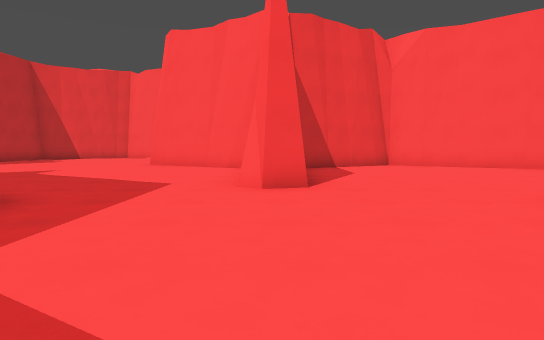
view 1 (above)

24 first-person views from a walk through a 3-D level made in the Godot game engine. The camera is 1.2 m above the floor, tilts 4° down and sees 75° across. The floor is counted in squares, 1.74 m on a side. Each view is taken from the middle of a square. On the plan, view 1 faces up. The plan holds only what a view shows up to about 11 squares ahead; the rest is blank. The place goes on beyond the plan.

view 2
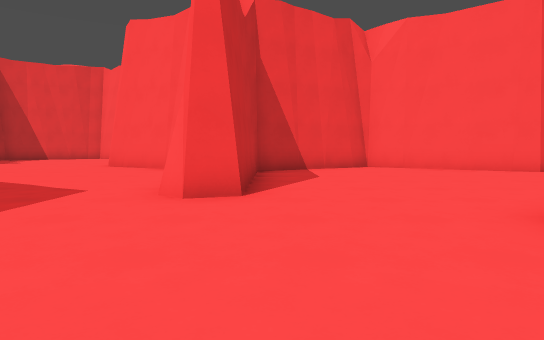

view 3
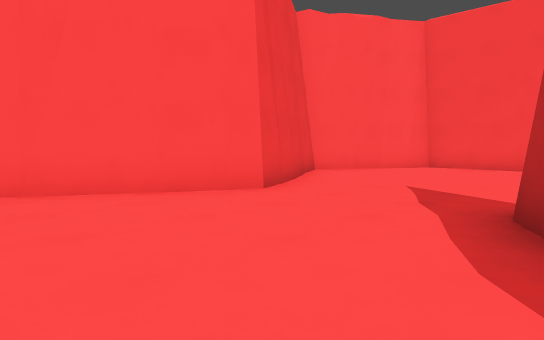

view 4
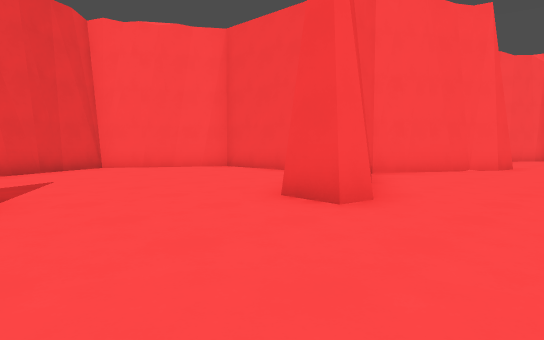

view 5
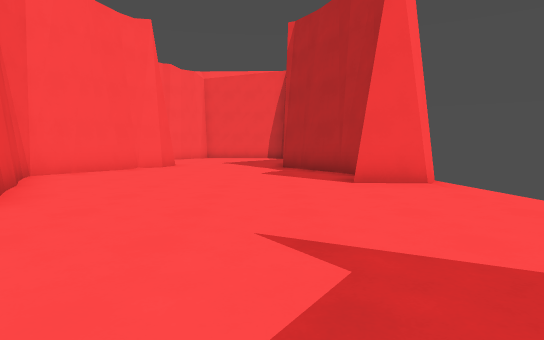

view 6
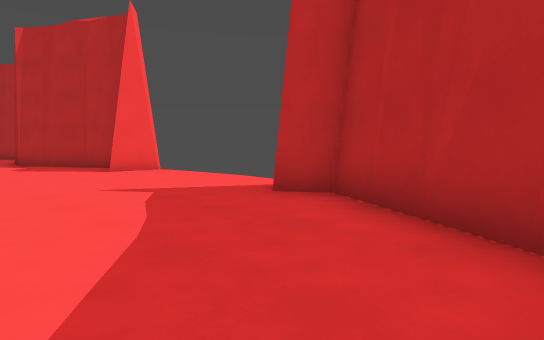

view 7
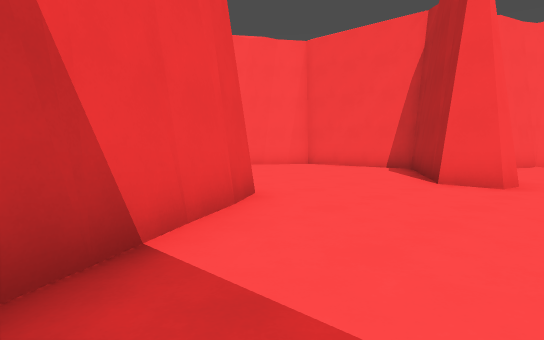

view 8
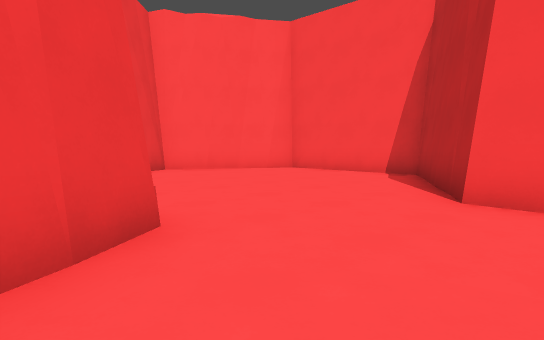

view 9
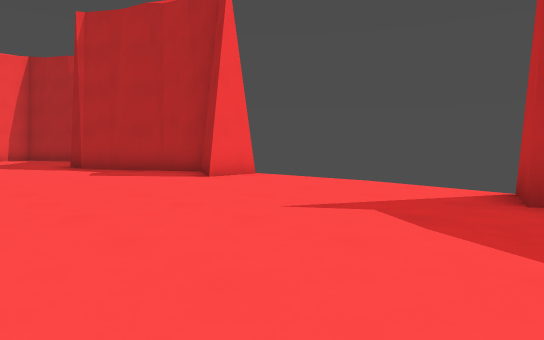

view 10
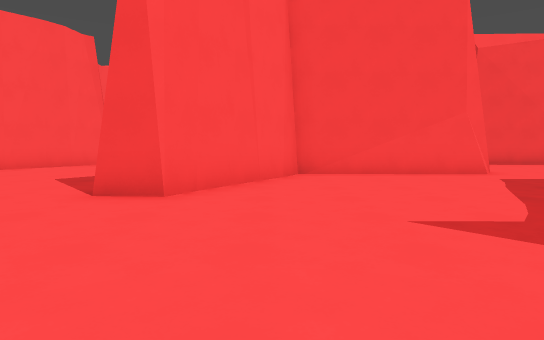

view 11
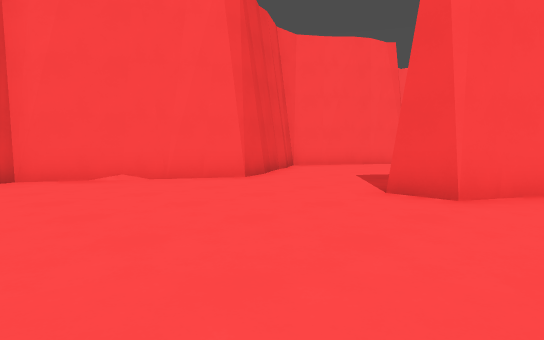

view 12
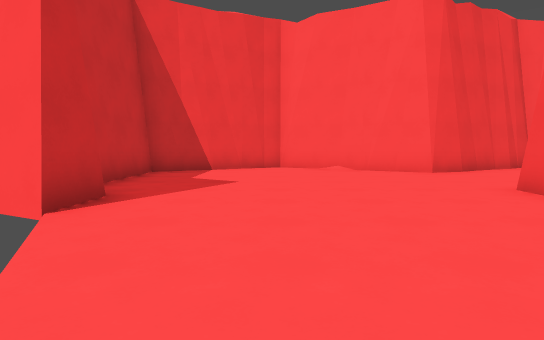

view 13
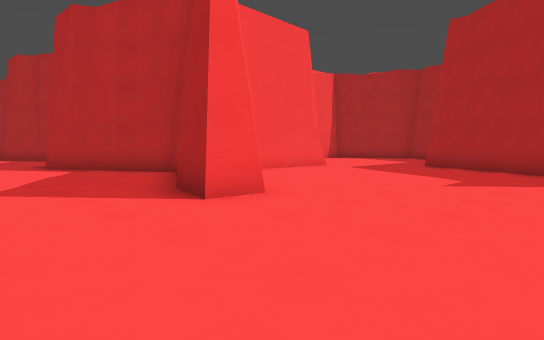

view 14
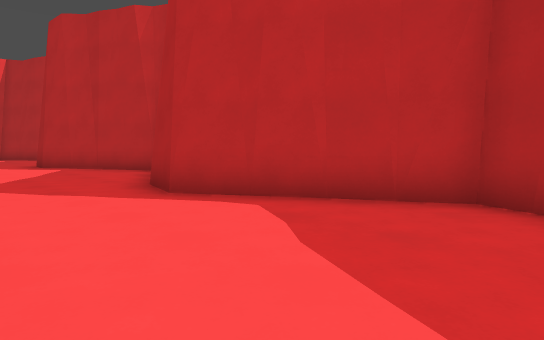

view 15
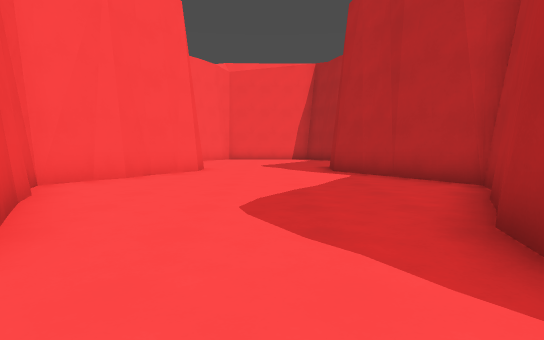

view 16
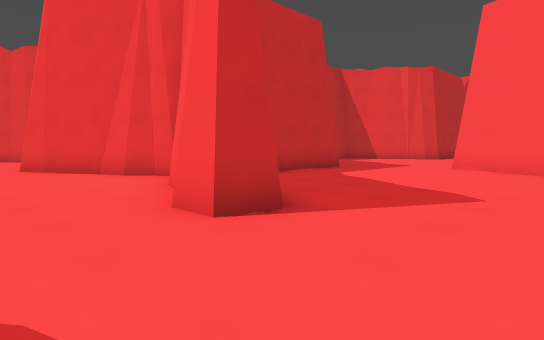

view 17
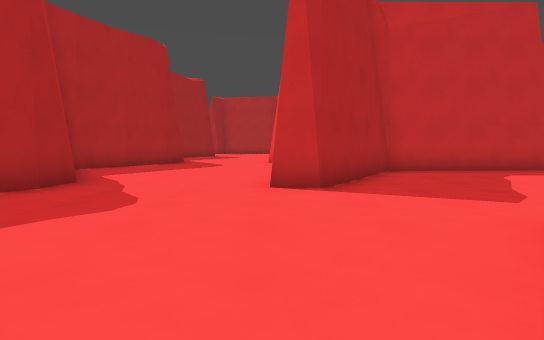

view 18
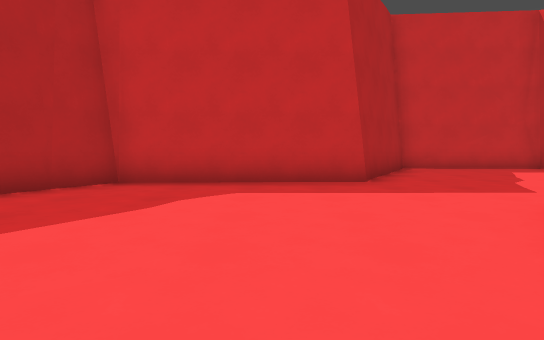

view 19
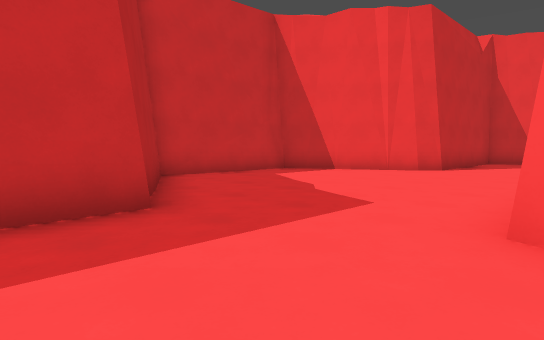

view 20
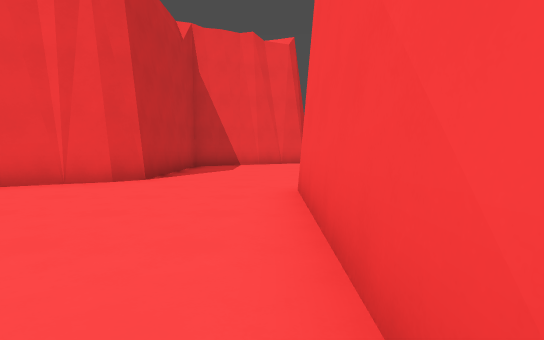

view 21
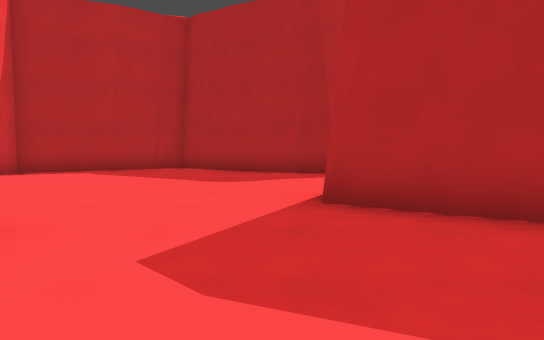

view 22
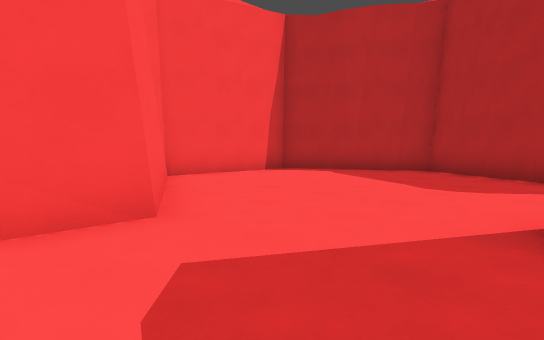

view 23
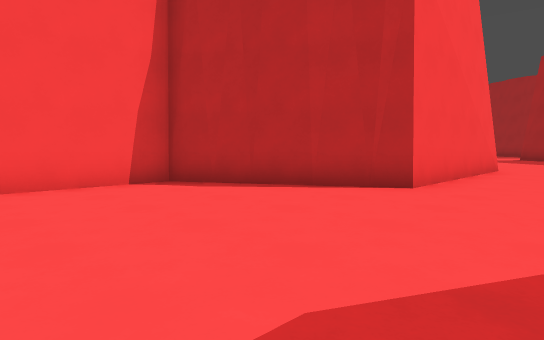

view 24
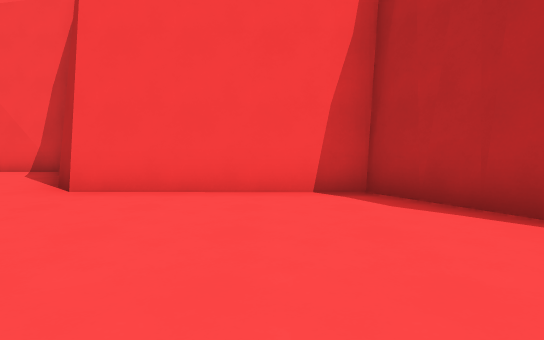

### Floor plan
Key: @ floor where view 1 was taken; # wall or solid block; . floor.
Columns run from 12 left of view 1 to 20 right of it. Each row starts with its distance up from view 1.
 37                     #.......#
 36                     #.......#
 35                     #.......#
 34                     #.......#
 33                    ##.....###
 32                  ###.....##
 31                 ##......##
 30                 #.......#
 29                 #.......#
 28                 #.......#
 27                 #.......#
 26                 ###.....###
 25                   ###.....#
 24                     #......
 23                     #.......
 22                     #......
 21                     #.......#
 20                     #.......#
 19   #####   #####   #####.....###
 18 ###...#####...# ###...###.....###
 17 #.......#.......#.......#.......#
 16 #...............................#
 15 #...............................#
 14 ##..............................#
 13  #......##.....###.....###.....##
 12  #.......###..##.##..###.##..###
 11  ##........####...####....####
 10    .........#...............#
  9    .........#...............#
  8     ........#...............#
  7      .......#...............#
  6      #......#......##......###
  5      ###.........###.....###.###
  4        ##....... #......##.....##
  3          ....... ................
  2           .....  ...............
  1            ...   ................
  0             @    ................
 -1                  #............###
 -2                  ###.#.....#.##
 -3                    ###.....###

Where each view was taken, in squares from view 1:
view 1: 0 up, 0 right, facing up
view 2: 1 up, 1 right, facing up
view 3: 6 up, 4 right, facing up-right
view 4: 1 up, 8 right, facing up-right
view 5: 0 up, 8 right, facing right
view 6: 2 up, 5 right, facing down-right
view 7: 2 up, 5 right, facing up-right
view 8: 3 up, 7 right, facing up-right
view 9: 3 up, 8 right, facing down-right
view 10: 11 up, 9 left, facing right
view 11: 11 up, 9 left, facing up-right
view 12: 8 up, 8 left, facing up
view 13: 16 up, 8 left, facing down-right
view 14: 16 up, 1 left, facing down-right
view 15: 15 up, 2 right, facing right
view 16: 15 up, 15 right, facing up-left
view 17: 17 up, 18 right, facing left
view 18: 23 up, 15 right, facing left
view 19: 23 up, 12 right, facing up-left
view 20: 26 up, 11 right, facing up
view 21: 22 up, 13 right, facing down
view 22: 21 up, 12 right, facing down-right
view 23: 37 up, 9 right, facing down-right
view 24: 35 up, 10 right, facing right
